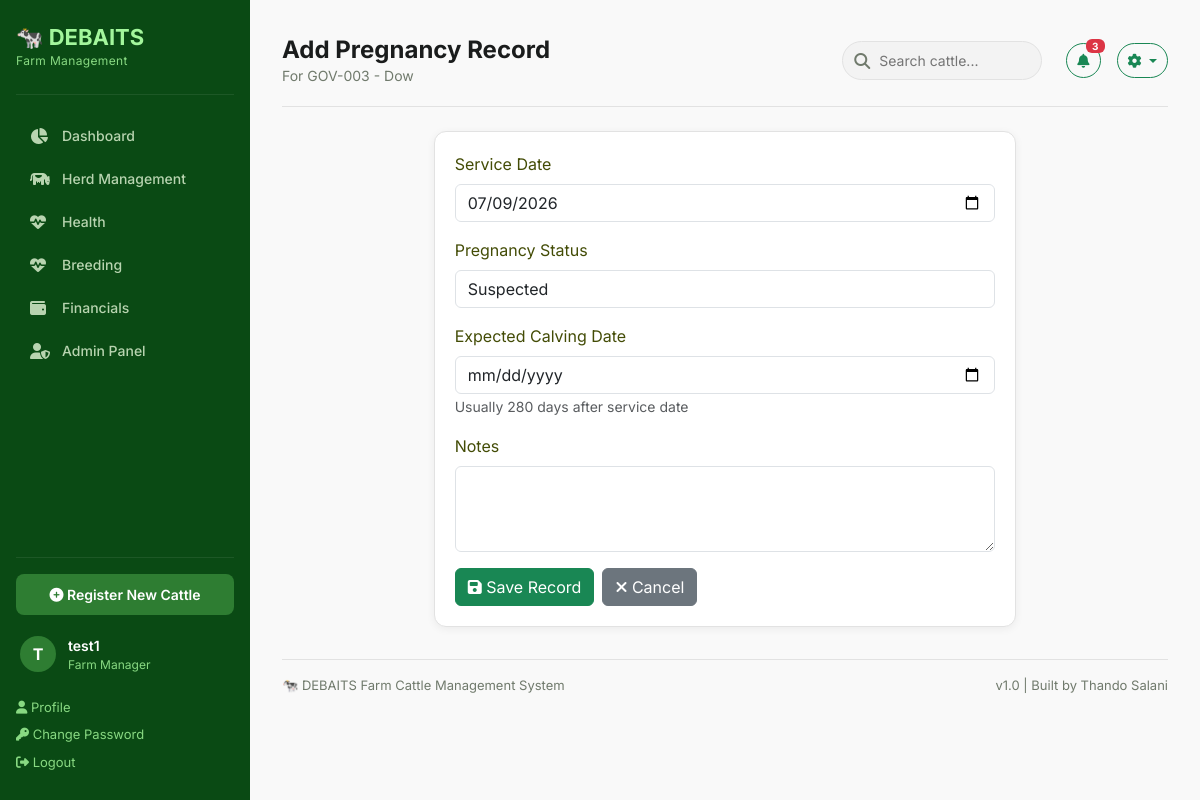
/breeding/pregnancy/1/edit/ (signed in), run on the app's committed database.
### cattle/models.py (models this page shows, shortened)
class Cattle(models.Model):
    gov_tag = models.CharField(
        max_length=20,
        unique=True,
        help_text="Official Government Tag number"
    )
    ear_tag = models.CharField(
        max_length=20,
        unique=True,
        null=True,
        help_text="Unique identification tag number bought for animal"
    )
    name = models.CharField(
        max_length=100,
        blank=True,
        null=True,
        help_text="Optional name for the animal"
    )
    BREED_CHOICES=[
            ('Simmental', 'Simmental'),
            ('Brahman', 'Brahman'),
            ('Charalois', 'Charalois'),
            ('Angus', 'Angus'),
            ('Hereford', 'Hereford'),
            ('Tswana', 'Tswana'),
            ('Nguni', 'Nguni'),
            ('Crossbreed', 'Crossbreed'),
            ('Other','Other'),
        ]
    breed = models.CharField(max_length=50, choices=BREED_CHOICES)
    SEX_CHOICES = [
        ('Male', 'Male'),
        ('Female', 'Female'),
    ]
    sex = models.CharField(max_length=10, choices=SEX_CHOICES)
    date_of_birth = models.DateField(blank=True, null=True)
    COLOUR_CHOICES = [
        ('Tshumu', 'Tshumu'),
        ('Tsweu', 'Tsweu'),
        ('Naana', 'Naana'),
        ('Nala', 'Nala'),
        ('Tshumo e Bothaba', 'Tshumo e bothaba'),
        ('Tshumo e Bosetha', 'Tshumo e bosetha'),
        ('Khonou', 'Khonou'),
        ('Khunwana', 'Khunwana'),
        ('Tshwaana','Tshwaana'),
        ('Tubanaa', 'Tubana'),
        ('Tshunyana', 'Tshunyana'),
        ('Tshunyana e botlhabana', 'Tshunyana e botlhabana'),
        ('Tshetlha', 'Tshetlha'),
        ('Kgweba', 'Kgweba'),
        ('Tubana', 'Tubana'),
        ('Champana', 'Champana'),
        ('Tlhaba', 'Tlhaba'),
        ('Other', 'Other'),
    ]
    colour = models.CharField(max_length=50, choices=COLOUR_CHOICES, blank=True, null=True)
    STATUS_CHOICES = [
        ('Active', 'Active'),
        ('Sold', 'Sold'),
        ('Missing', 'Missing'),
        ('Deceased', 'Deceased'),
    ]
    current_status = models.CharField(
        max_length=20,
        choices=STATUS_CHOICES,
        default='Active'
    )
    HEALTH_STATUS_CHOICES = [
        ('Healthy', 'Healthy'),
        ('Sick', 'Sick'),
        ('Injury', 'Injury'),
        ('Under Treatment', 'Under Treatment'),
        ('Quarantined', 'Qurantined'),
    ]
    health_status = models.CharField(
        max_length=20,
        choices=HEALTH_STATUS_CHOICES,
        default='Healthy'
    )
    location = models.CharField(
        max_length=100,
        default='Kraal 1',
        help_text="Current kraal"
    )
    mother_gov_tag = models.CharField(
        max_length=20,
        blank=True,
        null=True,
        help_text="Government tag of mother"
     )
    father_gov_tag = models.CharField(
        max_length=20,
        blank=True,
        null=True,
        help_text="Government tag of father"
    )
    purchase_date = models.DateField(blank=True, null=True)
    purchase_price = models.DecimalField(
        max_digits=12,
        decimal_places=2,
        blank=True,
        null=True,
        help_text="Purchase price in BWP"
    )
    source_supplier = models.CharField(
        max_length=200,
        blank=True,
        null=True,
        help_text="Where the animal was purchased from"
    )
    photo = models.ImageField(
        upload_to='cattle_photos/',
        blank=True,
        null=True,
        help_text="Upload a photo of the animal"
    )
    notes = models.TextField(blank=True, null=True)
    created_date = models.DateTimeField(auto_now_add=True)
    updated_date = models.DateTimeField(auto_now=True)
    class Meta:
        ordering = ['gov_tag']
        verbose_name_plural = "Cattle"

### breeding/models.py (models this page shows, shortened)
class PregnancyRecord(models.Model):
    cattle = models.ForeignKey(
        Cattle,
        on_delete=models.CASCADE,
        related_name='pregnancies',
        limit_choices_to={'sex': 'Female'},  # Only female cattle can be pregnant
        help_text="The female animal that is/was pregnant"
    )
    sire = models.ForeignKey(
        Cattle,
        on_delete=models.SET_NULL,
        null=True,
        blank=True,
        related_name='sired_pregnancies',
        limit_choices_to={'sex': 'Male'},  # Only male cattle can be sires
        help_text="The male animal that sired the pregnancy (if known)"
    )
    sire_external = models.CharField(
        max_length=100,
        blank=True,
        null=True,
        help_text="Description of sire if not in system (e.g., 'AI Bull #123')"
    )
    BREEDING_METHOD_CHOICES = [
        ('NATURAL', 'Natural Mating'),
        ('AI', 'Artificial Insemination'),
    ]
    breeding_method = models.CharField(
        max_length=20,
        choices=BREEDING_METHOD_CHOICES,
        default='NATURAL'
    )
    service_date = models.DateField(
        help_text="Date of breeding/insemination"
    )
    PREGNANCY_STATUS_CHOICES = [
        ('SUSPECTED', 'Suspected'),
        ('CONFIRMED', 'Confirmed'),
        ('ABORTED', 'Aborted'),
        ('CALVED', 'Calved'),
        ('NOT_PREGNANT', 'Not Pregnant'),
    ]
    pregnancy_status = models.CharField(
        max_length=20,
        choices=PREGNANCY_STATUS_CHOICES,
        default='SUSPECTED'
    )
    confirmation_date = models.DateField(
        blank=True,
        null=True,
        help_text="Date pregnancy was confirmed"
    )
    expected_calving_date = models.DateField(
        blank=True,
        null=True,
        help_text="Expected date of calving (280 days after service)"
    )
    actual_calving_date = models.DateField(
        blank=True,
        null=True,
        help_text="Actual date of calving (filled when calving occurs)"
    )
    notes = models.TextField(blank=True, null=True)
    created_date = models.DateTimeField(auto_now_add=True)
    updated_date = models.DateTimeField(auto_now=True)
    class Meta:
        ordering = ['-service_date']
        verbose_name_plural = "Pregnancy Records"

### breeding/views.py (the view, shortened to what this page needs)
# urls.py: path('pregnancy/<int:pregnancy_id>/edit/', views.pregnancy_record_edit, name='pregnancy_record_edit'),
@login_required
def pregnancy_record_edit(request, pregnancy_id):
    pregnancy = get_object_or_404(PregnancyRecord, id=pregnancy_id)
    cattle = pregnancy.cattle
    context = {
        'pregnancy': pregnancy,
        'cattle': cattle,
        'pregnancy_status_choices': PregnancyRecord.PREGNANCY_STATUS_CHOICES,
        'form_data': {
        'service_date': pregnancy.service_date,
        'pregnancy_status': pregnancy.pregnancy_status,
        'expected_calving_date': pregnancy.expected_calving_date,
        'notes': pregnancy.notes,
        },
    }
    return render(request, 'breeding/pregnancy_record_form.html', context)

### breeding/templates/breeding/pregnancy_record_form.html (shortened to what this page needs)
{% extends "cattle/base.html" %}
{% load static %}
{% block page_title %}Add Pregnancy Record{% endblock %}
{% block page_subtitle %}For {{ cattle.gov_tag }} - {{ cattle.name|default:"Unnamed" }}{% endblock %}
{% block content %}
<div class="row">
    <div class="col-md-8 mx-auto">
        <div class="card">
            <div class="card-body">
                <form method="POST">
                    <div class="mb-3">
                        <label class="form-label required">Service Date</label>
                        <input type="date" name="service_date" class="form-control"
                               value="{{ form_data.service_date|date:'Y-m-d' }}" required>
                    </div>
                    <div class="mb-3">
                        <label class="form-label required">Pregnancy Status</label>
                        <select name="pregnancy_status" class="form-control" required>
                            {% for choice in pregnancy_status_choices %}
                                <option value="{{ choice.0 }}" {% if form_data.pregnancy_status == choice.0 %}selected{% endif %}>
                                    {{ choice.1 }}
                                </option>
                            {% endfor %}
                        </select>
                    </div>
                    <div class="mb-3">
                        <label class="form-label">Expected Calving Date</label>
                        <input type="date" name="expected_calving_date" class="form-control"
                               value="{{ form_data.expected_calving_date|date:'Y-m-d' }}">
                        <small class="text-muted">Usually 280 days after service date</small>
                    </div>
                    <div class="mb-3">
                        <label class="form-label">Notes</label>
                        <textarea name="notes" class="form-control" rows="3">{{ form_data.notes|default:'' }}</textarea>
                    </div>
                    <div class="d-flex gap-2">
                        <button type="submit" class="btn btn-success">
                            <i class="fas fa-save"></i> Save Record
                        </button>
                        <a href="{% url 'cattle:cattle_detail' cattle.id %}" class="btn btn-secondary">
                            <i class="fas fa-times"></i> Cancel
                        </a>
                    </div>
                </form>
            </div>
        </div>
    </div>
</div>
{% endblock %}

### cattle/templates/cattle/base.html (shortened to what this page needs)
{% load static %}
<!DOCTYPE html>
<html lang="en">
<head>
    <link href="https://cdn.jsdelivr.net/npm/bootstrap@5.3.0/dist/css/bootstrap.min.css" rel="stylesheet">
    <link rel="stylesheet" href="https://cdnjs.cloudflare.com/ajax/libs/font-awesome/6.4.0/css/all.min.css">
</head>
<body>
<aside class="sidebar" id="sidebar">
    <div class="sidebar-brand">
        <h2>🐄 DEBAITS</h2>
        <p>Farm Management</p>
    </div>
    <nav class="sidebar-nav">
        <a href="{% url 'cattle:dashboard' %}" class="{% if request.resolver_match.url_name == 'dashboard' %}active{% endif %}">
            <i class="fas fa-chart-pie"></i> Dashboard
        </a>
        <a href="{% url 'cattle:cattle_list' %}" class="{% if request.resolver_match.url_name == 'cattle_list' %}active{% endif %}">
            <i class="fas fa-cow"></i> Herd Management
        </a>
        <a href="{% url 'health:health_dashboard' %}" class="{% if request.resolver_match.url_name == 'health_dashboard' %}active{% endif %}">
            <i class="fas fa-heartbeat"></i> Health
        </a>
        <a href="#" class="{% if request.resolver_match.url_name == 'health_dashboard' %}active{% endif %}">
            <i class="fas fa-heartbeat"></i> Breeding
            </a>
        <a href="#">
            <i class="fas fa-wallet"></i> Financials
        </a>
        <a href="/admin">
            <i class="fas fa-user-shield"></i> Admin Panel
        </a>
    </nav>
    <div class="sidebar-footer">
        <a href="{% url 'cattle:cattle_add' %}" class="btn-register">
            <i class="fas fa-plus-circle"></i> Register New Cattle
        </a>
       {% if user.is_authenticated %}
    <div class="user">
        <div class="user-avatar">{{ user.username|slice:":1"|upper }}</div>
        <div>
            <div class="user-name">{{ user.username }}</div>
            <div class="user-role">Farm Manager</div>
        </div>
    </div>
    <a href="{% url 'accounts:profile' %}" style="color: #88d982; text-decoration: none; font-size: 13px; display: block; padding: 4px 0;">
        <i class="fas fa-user"></i> Profile
    </a>
    <a href="{% url 'admin:password_change' %}" style="color: #88d982; text-decoration: none; font-size: 13px; display: block; padding: 4px 0;">
        <i class="fas fa-key"></i> Change Password
    <a href="{% url 'accounts:logout' %}" style="color: #88d982; text-decoration: none; font-size: 13px; display: block; padding: 4px 0;">
        <i class="fas fa-sign-out-alt"></i> Logout
    </a>
    {% endif %}
    </div>
</aside>
<main class="main-content">
    <header class="topbar">
    <div>
        <h1>{% block page_title %}DEBAITS Farm{% endblock %}</h1>
        <p>{% block page_subtitle %}Cattle Management System{% endblock %}</p>
    </div>
    <div class="topbar-actions">
        <form method="GET" action="{% url 'cattle:cattle_list' %}" class="search-box" style="display: inline-block; position: relative; margin-right: 8px;">
            <i class="fas fa-search" style="position: absolute; left: 12px; top: 50%; transform: translateY(-50%); color: #707a6c;"></i>
            <input type="text" name="search" placeholder="Search cattle..."
                   value="{{ request.GET.search|default:'' }}"
                   style="padding: 8px 16px 8px 36px; border: 1px solid #e2e2e2; border-radius: 50px; background: #f3f3f3; font-size: 14px; width: 200px; outline: none;">
        </form>
        <button class="btn btn-outline-success btn-sm" style="border-radius: 50px; position: relative; padding: 6px 10px;">
            <i class="fas fa-bell"></i>
            <span class="badge bg-danger" style="position: absolute; top: -5px; right: -5px; font-size: 10px; padding: 2px 6px;">3</span>
        </button>
        <div class="dropdown" style="display: inline-block;">
            <button class="btn btn-outline-success btn-sm dropdown-toggle" style="border-radius: 50px; padding: 6px 10px;" type="button" id="settingsDropdown" data-bs-toggle="dropdown" aria-expanded="false">
                <i class="fas fa-cog"></i>
            </button>
        </div>
    </div>
</header>
    {% block content %}
    {% endblock %}
    <footer style="margin-top: 32px; padding-top: 16px; border-top: 1px solid var(--gray-200); font-size: 13px; color: var(--gray-600); display: flex; justify-content: space-between;">
        <span>🐄 DEBAITS Farm Cattle Management System</span>
        <span>v1.0 | Built by Thando Salani</span>
    </footer>
</main>
</body>
</html>

### data on the page
Cattle: gov_tag "GOV-003", name "Dow"
PregnancyRecord: service_date "07/09/2026", pregnancy_status "Suspected"

### other printed values
{{ user.username|slice:":1"|upper }} "T"
{{ user.username }} "test1"
